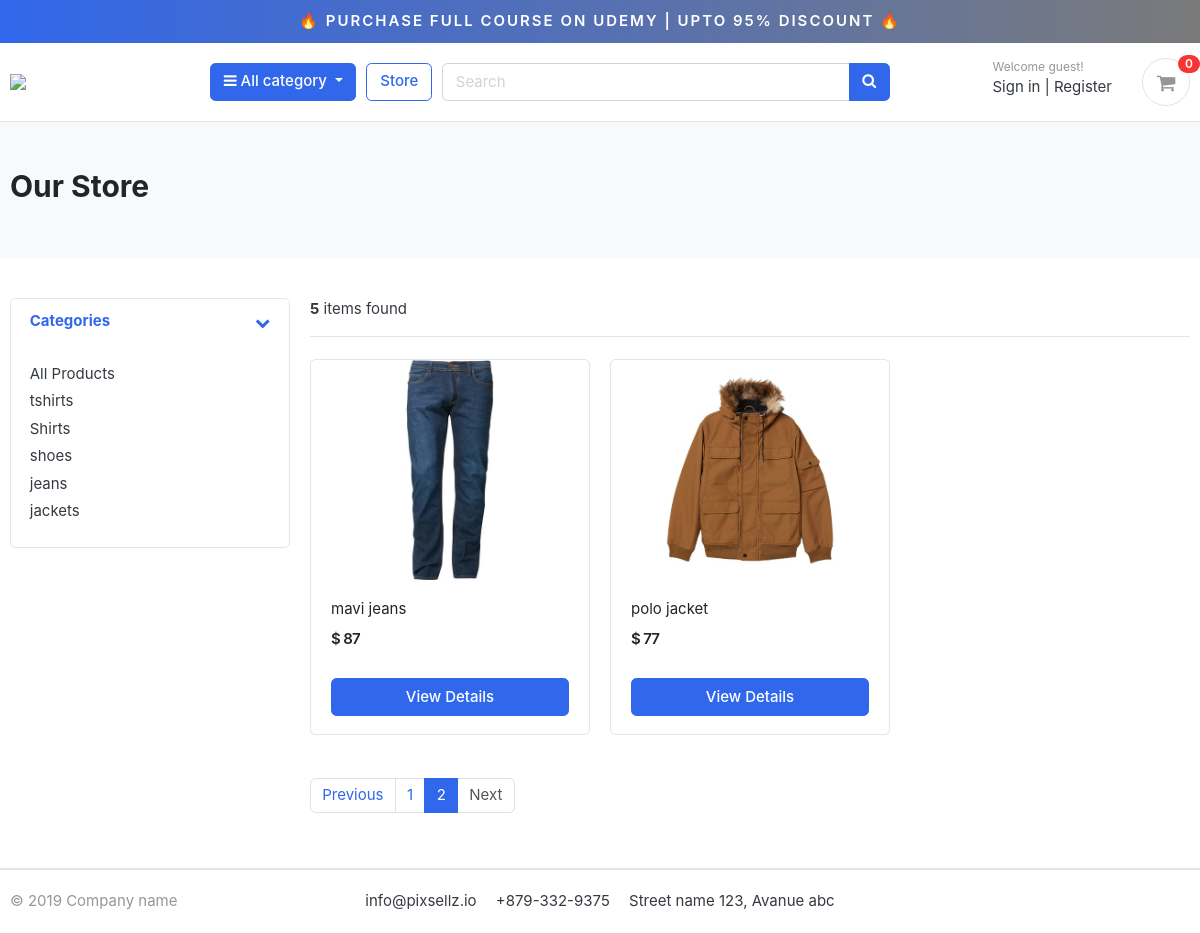
The page /store/?page=2 on the database its author committed.
### category/models.py (models this page shows, shortened)
class Category(models.Model):
    category_name = models.CharField(max_length=50, unique=True)
    slug = models.SlugField(max_length=100, unique=True)
    description = models.TextField(max_length=255, blank=True)
    cat_image = models.ImageField(upload_to='photos/categories', blank=True)
    class Meta:
        verbose_name = 'category'
        verbose_name_plural = 'categories'
    def get_url(self):
            return reverse('products_by_category', args=[self.slug])

### store/models.py (models this page shows, shortened)
class Product(models.Model):
    product_name    = models.CharField(max_length=200, unique=True)
    slug            = models.SlugField(max_length=200, unique=True)
    description     = models.TextField(max_length=500, blank=True)
    price           = models.IntegerField()
    images          = models.ImageField(upload_to='photos/products')
    stock           = models.IntegerField()
    is_available    = models.BooleanField(default=True)
    category        = models.ForeignKey(Category, on_delete=models.CASCADE)
    created_date    = models.DateTimeField(auto_now_add=True)
    modified_date   = models.DateTimeField(auto_now=True)
    def get_url(self):
        return reverse('product_detail', args=[self.category.slug, self.slug])

### store/views.py (the view)
# urls.py: path('store/', include('store.urls')),
def store(request, category_slug=None):
    categories = None
    products = None
    if category_slug != None:
        categories = get_object_or_404(Category, slug=category_slug)
        products = Product.objects.filter(category=categories, is_available=True)
        paginator = Paginator(products, 1)
        page = request.GET.get('page')
        paged_products = paginator.get_page(page)
        product_count = products.count()
    else:
        products = Product.objects.all().filter(is_available=True).order_by('id')
        paginator = Paginator(products, 3)
        page = request.GET.get('page')
        paged_products = paginator.get_page(page)
        product_count = products.count()
    context = {
        'products': paged_products,
        'product_count': product_count,
    }
    return render(request, 'store/store.html', context)

### carts/context_processors.py (called while the page is built)
def counter(request):
    cart_count = 0
    if 'admin' in request.path:
        return {}
    else:
        try:
            cart = Cart.objects.filter(cart_id=_cart_id(request))
            if request.user.is_authenticated:
                cart_items = CartItem.objects.all().filter(user=request.user)
            else:
                cart_items = CartItem.objects.all().filter(cart=cart[:1])
            for cart_item in cart_items:
                cart_count += cart_item.quantity
        except Cart.DoesNotExist:
            cart_count = 0
    return dict(cart_count=cart_count)

### carts/views.py (called while the page is built)
def _cart_id(request):
    cart = request.session.session_key
    if not cart:
        cart = request.session.create()
    return cart

### category/context_processors.py (called while the page is built)
def menu_links(request):
    links = Category.objects.all()
    return dict(links=links)

### templates/store/store.html
{% extends 'base.html' %}
{% load static %}
{% block content %}
<section class="section-pagetop bg">
<div class="container">
	{% if 'search' in request.path %}
		<h2 class="title-page">Search Result</h2>
	{% else %}
		<h2 class="title-page">Our Store</h2>
	{% endif %}
</div>
</section>
<section class="section-content padding-y">
<div class="container">
<div class="row">
	<aside class="col-md-3">
<div class="card">
	<article class="filter-group">
		<header class="card-header">
			<a href="#" data-toggle="collapse" data-target="#collapse_1" aria-expanded="true" class="">
				<i class="icon-control fa fa-chevron-down"></i>
				<h6 class="title">Categories</h6>
			</a>
		</header>
		<div class="filter-content collapse show" id="collapse_1" style="">
			<div class="card-body">
				<ul class="list-menu">
					<li><a href="{% url 'store' %}">All Products  </a></li>
					{% for category in links %}
				<li><a href="{{ category.get_url }}">{{ category.category_name }}  </a></li>
					{% endfor %}
				</ul>
			</div>
		</div>
	</article>
</div>
	</aside>
	<main class="col-md-9">
<header class="border-bottom mb-4 pb-3">
		<div class="form-inline">
			<span class="mr-md-auto"><b>{{ product_count }}</b> items found </span>
		</div>
</header>
<div class="row">
	{% if products %}
	{% for product in products %}
	<div class="col-md-4">
		<figure class="card card-product-grid">
			<div class="img-wrap">
				<a href="{{ product.get_url }}"><img src="{{ product.images.url }}"></a>
			</div>
			<figcaption class="info-wrap">
				<div class="fix-height">
					<a href="{{ product.get_url }}" class="title">{{ product.product_name }}</a>
					<div class="price-wrap mt-2">
						<span class="price">$ {{ product.price }}</span>
					</div>
				</div>
				<a href="{{ product.get_url }}" class="btn btn-block btn-primary">View Details </a>
			</figcaption>
		</figure>
	</div>
	{% endfor %}
	{% else %}
	<div>
		<h2>No result found. Please try again.</h2>
	</div>
	{% endif %}
</div>
<nav class="mt-4" aria-label="Page navigation sample">
	{% if products.has_other_pages %}
	  <ul class="pagination">
			{% if products.has_previous %}
	    <li class="page-item"><a class="page-link" href="?page={{products.previous_page_number}}">Previous</a></li>
			{% else %}
			<li class="page-item disabled"><a class="page-link" href="#">Previous</a></li>
			{% endif %}
			{% for i in products.paginator.page_range %}
				{% if products.number == i %}
	    		<li class="page-item active"><a class="page-link" href="#">{{i}}</a></li>
				{% else %}
					<li class="page-item"><a class="page-link" href="?page={{i}}">{{i}}</a></li>
				{% endif %}
	    {% endfor %}
			{% if products.has_next %}
	    	<li class="page-item"><a class="page-link" href="?page={{products.next_page_number}}">Next</a></li>
			{% else %}
				<li class="page-item disabled"><a class="page-link" href="#">Next</a></li>
			{% endif %}
	  </ul>
	{% endif %}
</nav>
	</main>
</div>
</div>
</section>
{% endblock %}

### static/css/ui.css (style rules this page uses)
html { font-family: "Inter", sans-serif; font-size: 15px; }
.img-wrap { text-align: center; display: block; }
.img-wrap img { max-width: 100%; }
.price-wrap { letter-spacing: -0.7px; }
.padding-y { padding-top: 40px; padding-bottom: 40px; }
figure { margin-bottom: 0; }
article:after, .form-group:after { display: block; clear: both; content: ""; }
.bg { background-color: #f8f9fa; }
.title-page { color: #212529; }
[class*=list-] li:after { visibility: hidden; display: block; content: ""; overflow: hidden; height: 0; clear: both; }
.list-menu { list-style: none; margin: 0; padding-left: 0; }
.list-menu li { margin-bottom: 5px; }
.list-menu a { color: #343a40; }
[class*=card-product] a.title { color: #212529; display: block; }
[class*=card-product] .img-wrap { overflow: hidden; position: relative; }
[class*=card-product] .img-wrap img { height: 100%; max-width: 100%; width: auto; display: inline-block; -o-object-fit: cover; object-fit: cover; }
.card-product-grid { margin-bottom: 20px; }
.card-product-grid .img-wrap { border-radius: 0.2rem 0.2rem 0 0; height: 220px; }
.card-product-grid .info-wrap { overflow: hidden; padding: 18px 20px; }
.card-product-grid .fix-height { height: 80px; overflow: hidden; }
.card .img-wrap { overflow: hidden; }
.price { font-weight: 600; color: #212529; }
.icon-control { margin-top: 5px; float: right; font-size: 80%; }
.card-header .title { margin-bottom: 0; line-height: 1.5; }
.filter-group { border-bottom: 1px solid #e4e4e4; }
.filter-group .card-header { border-bottom: 0; }
.filter-group:last-child { border-bottom: 0; }
.section-pagetop { padding: 45px 0; }

### rows shown on the page
Category: category_name "tshirts"
Category: category_name "Shirts"
Category: category_name "shoes"
Category: category_name "jeans"
Category: category_name "jackets"
Product: images (picture), product_name "mavi jeans", price "87"
Product: images (picture), product_name "polo jacket", price "77"

### other values the page prints
{{ cart_count }} "0"
{{ product_count }} "5"
{{ i }} "1"
{{ i }} "2"
